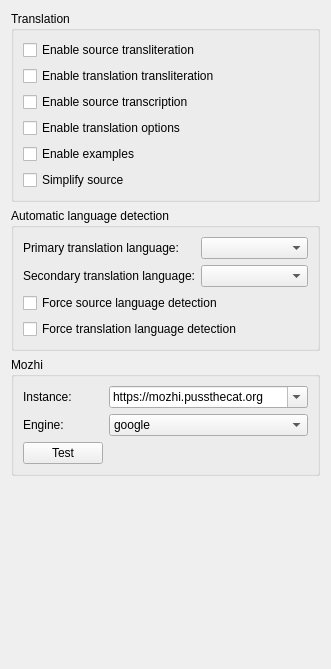
          <widget class="QWidget" name="translationPage">
           <property name="sizePolicy">
            <sizepolicy hsizetype="Ignored" vsizetype="Ignored">
             <horstretch>0</horstretch>
             <verstretch>0</verstretch>
            </sizepolicy>
           </property>
           <layout class="QVBoxLayout" name="translationLayout">
            <item>
             <widget class="QGroupBox" name="translationGroupBox">
              <property name="title">
               <string>Translation</string>
              </property>
              <layout class="QVBoxLayout" name="translationBoxLayout">
               <item>
                <widget class="QCheckBox" name="sourceTranslitCheckBox">
                 <property name="toolTip">
                  <string>&lt;html&gt;&lt;head/&gt;&lt;body&gt;&lt;p&gt;Enable or disable source transliteration&lt;/p&gt;&lt;/body&gt;&lt;/html&gt;</string>
                 </property>
                 <property name="text">
                  <string>Enable source transliteration</string>
                 </property>
                </widget>
               </item>
               <item>
                <widget class="QCheckBox" name="translationTranslitCheckBox">
                 <property name="toolTip">
                  <string>&lt;html&gt;&lt;head/&gt;&lt;body&gt;&lt;p&gt;Enable or disable translation transliteration&lt;/p&gt;&lt;/body&gt;&lt;/html&gt;</string>
                 </property>
                 <property name="text">
                  <string>Enable translation transliteration</string>
                 </property>
                </widget>
               </item>
               <item>
                <widget class="QCheckBox" name="sourceTranscriptionCheckBox">
                 <property name="toolTip">
                  <string>&lt;html&gt;&lt;head/&gt;&lt;body&gt;&lt;p&gt;Enable or disable source transcription&lt;/p&gt;&lt;/body&gt;&lt;/html&gt;</string>
                 </property>
                 <property name="text">
                  <string>Enable source transcription</string>
                 </property>
                </widget>
               </item>
               <item>
                <widget class="QCheckBox" name="translationOptionsCheckBox">
                 <property name="toolTip">
                  <string>&lt;html&gt;&lt;head/&gt;&lt;body&gt;&lt;p&gt;Enable or disable translation options&lt;/p&gt;&lt;/body&gt;&lt;/html&gt;</string>
                 </property>
                 <property name="text">
                  <string>Enable translation options</string>
                 </property>
                </widget>
               </item>
               <item>
                <widget class="QCheckBox" name="examplesCheckBox">
                 <property name="toolTip">
                  <string>&lt;html&gt;&lt;head/&gt;&lt;body&gt;&lt;p&gt;Enable or disable usage examples&lt;/p&gt;&lt;/body&gt;&lt;/html&gt;</string>
                 </property>
                 <property name="text">
                  <string>Enable examples</string>
                 </property>
                </widget>
               </item>
               <item>
                <widget class="QCheckBox" name="sourceSimplificationCheckBox">
                 <property name="toolTip">
                  <string>&lt;html&gt;&lt;head/&gt;&lt;body&gt;&lt;p&gt;Replace each sequence of whitespaces (this includes the ASCII characters '\t', '\n', '\v', '\f', '\r', and ' ') with a single space in queries&lt;/p&gt;&lt;/body&gt;&lt;/html&gt;</string>
                 </property>
                 <property name="text">
                  <string>Simplify source</string>
                 </property>
                </widget>
               </item>
              </layout>
             </widget>
            </item>
            <item>
             <widget class="QGroupBox" name="langDetectionGroupBox">
              <property name="title">
               <string>Automatic language detection</string>
              </property>
              <layout class="QFormLayout" name="formLayout_5">
               <item row="0" column="0">
                <widget class="QLabel" name="primaryLangLabel">
                 <property name="text">
                  <string>Primary translation language:</string>
                 </property>
                </widget>
               </item>
               <item row="0" column="1">
                <widget class="QComboBox" name="primaryLangComboBox">
                 <property name="toolTip">
                  <string>&lt;html&gt;&lt;head/&gt;&lt;body&gt;&lt;p&gt;Language to which text will be translated when autodetecting&lt;/p&gt;&lt;/body&gt;&lt;/html&gt;</string>
                 </property>
                </widget>
               </item>
               <item row="1" column="0">
                <widget class="QLabel" name="secondaryLangLabel">
                 <property name="text">
                  <string>Secondary translation language:</string>
                 </property>
                </widget>
               </item>
               <item row="1" column="1">
                <widget class="QComboBox" name="secondaryLangComboBox">
                 <property name="toolTip">
                  <string>&lt;html&gt;&lt;head/&gt;&lt;body&gt;&lt;p&gt;Language to which the text will be translated if it is in the language selected above&lt;/p&gt;&lt;/body&gt;&lt;/html&gt;</string>
                 </property>
                </widget>
               </item>
               <item row="2" column="0" colspan="2">
                <widget class="QCheckBox" name="forceSourceAutodetectCheckBox">
                 <property name="toolTip">
                  <string>&lt;html&gt;&lt;head/&gt;&lt;body&gt;&lt;p&gt;Automatically switch to &lt;span style=&quot; font-style:italic;&quot;&gt;Auto&lt;/span&gt; when using OCR and global shortcuts&lt;/p&gt;&lt;/body&gt;&lt;/html&gt;</string>
                 </property>
                 <property name="text">
                  <string>Force source language detection</string>
                 </property>
                </widget>
               </item>
               <item row="3" column="0" colspan="2">
                <widget class="QCheckBox" name="forceTranslationAutodetectCheckBox">
                 <property name="toolTip">
                  <string>&lt;html&gt;&lt;head/&gt;&lt;body&gt;&lt;p&gt;Automatically switch to &lt;span style=&quot; font-style:italic;&quot;&gt;Auto&lt;/span&gt; when using OCR and global shortcuts&lt;/p&gt;&lt;/body&gt;&lt;/html&gt;</string>
                 </property>
                 <property name="text">
                  <string>Force translation language detection</string>
                 </property>
                </widget>
               </item>
              </layout>
             </widget>
            </item>
            <item>
             <widget class="QGroupBox" name="mozhiGroupBox">
              <property name="title">
               <string notr="true">Mozhi</string>
              </property>
              <layout class="QFormLayout" name="mozhiSettingsLayout">
               <item row="0" column="0">
                <widget class="QLabel" name="mozhiUrlLabel">
                 <property name="text">
                  <string>Instance:</string>
                 </property>
                </widget>
               </item>
               <item row="0" column="1">
                <widget class="QComboBox" name="mozhiUrlComboBox">
                 <property name="editable">
                  <bool>true</bool>
                 </property>
                 <item>
                  <property name="text">
                   <string notr="true">https://mozhi.pussthecat.org</string>
                  </property>
                 </item>
                 <item>
                  <property name="text">
                   <string notr="true">https://mozhi.aryak.me</string>
                  </property>
                 </item>
                 <item>
                  <property name="text">
                   <string notr="true">https://translate.projectsegfau.lt</string>
                  </property>
                 </item>
                 <item>
                  <property name="text">
                   <string notr="true">https://translate.nerdvpn.de</string>
                  </property>
                 </item>
                 <item>
                  <property name="text">
                   <string notr="true">https://mozhi.ducks.party</string>
                  </property>
                 </item>
                 <item>
                  <property name="text">
                   <string notr="true">https://mozhi.adminforge.de</string>
                  </property>
                 </item>
                </widget>
               </item>
               <item row="1" column="0">
                <widget class="QLabel" name="mozhiEngineLabel">
                 <property name="text">
                  <string>Engine:</string>
                 </property>
                </widget>
               </item>
               <item row="1" column="1">
                <widget class="QComboBox" name="mozhiEngineComboBox">
                 <item><property name="text"><string notr="true">google</string></property></item>
                 <item><property name="text"><string notr="true">duckduckgo</string></property></item>
                 <item><property name="text"><string notr="true">yandex</string></property></item>
                 <item><property name="text"><string notr="true">deepl</string></property></item>
                 <item><property name="text"><string notr="true">mymemory</string></property></item>
                 <item><property name="text"><string notr="true">reverso</string></property></item>
                </widget>
               </item>
               <item row="2" column="0">
                <widget class="QPushButton" name="testMozhiButton">
                 <property name="text">
                  <string>Test</string>
                 </property>
                </widget>
               </item>
               <item row="2" column="1">
                <widget class="QLabel" name="mozhiStatusLabel">
                 <property name="text">
                  <string/>
                 </property>
                </widget>
               </item>
              </layout>
             </widget>
            </item>
            <item>
             <spacer name="translationPageSpacer">
              <property name="orientation">
               <enum>Qt::Vertical</enum>
              </property>
              <property name="sizeHint" stdset="0">
               <size>
                <width>20</width>
                <height>182</height>
               </size>
              </property>
             </spacer>
            </item>
           </layout>
          </widget>
